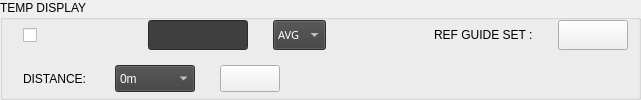
              <widget class="QGroupBox" name="groupBox_3">
               <property name="sizePolicy">
                <sizepolicy hsizetype="Preferred" vsizetype="Minimum">
                 <horstretch>0</horstretch>
                 <verstretch>0</verstretch>
                </sizepolicy>
               </property>
               <property name="minimumSize">
                <size>
                 <width>0</width>
                 <height>100</height>
                </size>
               </property>
               <property name="styleSheet">
                <string notr="true">font: 63 12pt &quot;Segoe UI Semibold&quot;;</string>
               </property>
               <property name="title">
                <string>TEMP DISPLAY</string>
               </property>
               <layout class="QVBoxLayout" name="verticalLayout_6">
                <property name="spacing">
                 <number>15</number>
                </property>
                <property name="leftMargin">
                 <number>0</number>
                </property>
                <property name="topMargin">
                 <number>0</number>
                </property>
                <property name="rightMargin">
                 <number>0</number>
                </property>
                <property name="bottomMargin">
                 <number>5</number>
                </property>
                <item>
                 <layout class="QHBoxLayout" name="horizontalLayout_21">
                  <property name="leftMargin">
                   <number>20</number>
                  </property>
                  <property name="rightMargin">
                   <number>10</number>
                  </property>
                  <item>
                   <widget class="QCheckBox" name="TARGET_OSD_CHK">
                    <property name="sizePolicy">
                     <sizepolicy hsizetype="Maximum" vsizetype="Fixed">
                      <horstretch>0</horstretch>
                      <verstretch>0</verstretch>
                     </sizepolicy>
                    </property>
                    <property name="minimumSize">
                     <size>
                      <width>110</width>
                      <height>30</height>
                     </size>
                    </property>
                    <property name="maximumSize">
                     <size>
                      <width>110</width>
                      <height>30</height>
                     </size>
                    </property>
                    <property name="autoFillBackground">
                     <bool>false</bool>
                    </property>
                    <property name="styleSheet">
                     <string notr="true">font: 63 10pt &quot;Segoe UI Semibold&quot;;

</string>
                    </property>
                    <property name="text">
                     <string/>
                    </property>
                    <property name="icon">
                     <iconset resource="QuantumRED_MAIN.qrc">
                      <normaloff>:/TEXT/resource/QuantumRED_MAIN/TARGET.png</normaloff>:/TEXT/resource/QuantumRED_MAIN/TARGET.png</iconset>
                    </property>
                    <property name="iconSize">
                     <size>
                      <width>90</width>
                      <height>21</height>
                     </size>
                    </property>
                    <property name="autoRepeat">
                     <bool>false</bool>
                    </property>
                    <property name="autoExclusive">
                     <bool>false</bool>
                    </property>
                   </widget>
                  </item>
                  <item>
                   <widget class="QLineEdit" name="TARGET_OSD_TEMP">
                    <property name="sizePolicy">
                     <sizepolicy hsizetype="Fixed" vsizetype="Fixed">
                      <horstretch>0</horstretch>
                      <verstretch>0</verstretch>
                     </sizepolicy>
                    </property>
                    <property name="minimumSize">
                     <size>
                      <width>100</width>
                      <height>30</height>
                     </size>
                    </property>
                    <property name="maximumSize">
                     <size>
                      <width>60</width>
                      <height>30</height>
                     </size>
                    </property>
                    <property name="styleSheet">
                     <string notr="true">font: 63 8pt &quot;Segoe UI Semibold&quot;;
background-color: rgb(63, 63, 63);
color: rgb(255, 255, 255);

</string>
                    </property>
                    <property name="alignment">
                     <set>Qt::AlignCenter</set>
                    </property>
                   </widget>
                  </item>
                  <item>
                   <spacer name="horizontalSpacer_14">
                    <property name="orientation">
                     <enum>Qt::Horizontal</enum>
                    </property>
                    <property name="sizeType">
                     <enum>QSizePolicy::Fixed</enum>
                    </property>
                    <property name="sizeHint" stdset="0">
                     <size>
                      <width>10</width>
                      <height>20</height>
                     </size>
                    </property>
                   </spacer>
                  </item>
                  <item>
                   <widget class="QComboBox" name="comboBox_TEMP_TYPE">
                    <property name="maximumSize">
                     <size>
                      <width>16777215</width>
                      <height>30</height>
                     </size>
                    </property>
                    <property name="font">
                     <font>
                      <family>Segoe UI Semibold</family>
                      <pointsize>8</pointsize>
                      <weight>7</weight>
                      <italic>false</italic>
                      <bold>false</bold>
                     </font>
                    </property>
                    <property name="styleSheet">
                     <string notr="true">font: 63 8pt &quot;Segoe UI Semibold&quot;;
color: rgb(255, 255, 255);
background-color: rgb(63, 63, 63);</string>
                    </property>
                    <property name="currentIndex">
                     <number>0</number>
                    </property>
                    <item>
                     <property name="text">
                      <string>AVG</string>
                     </property>
                    </item>
                    <item>
                     <property name="text">
                      <string>MAX</string>
                     </property>
                    </item>
                    <item>
                     <property name="text">
                      <string>MIN</string>
                     </property>
                    </item>
                   </widget>
                  </item>
                  <item>
                   <spacer name="horizontalSpacer_15">
                    <property name="orientation">
                     <enum>Qt::Horizontal</enum>
                    </property>
                    <property name="sizeHint" stdset="0">
                     <size>
                      <width>93</width>
                      <height>20</height>
                     </size>
                    </property>
                   </spacer>
                  </item>
                  <item>
                   <widget class="QLabel" name="label_5">
                    <property name="maximumSize">
                     <size>
                      <width>16777215</width>
                      <height>30</height>
                     </size>
                    </property>
                    <property name="styleSheet">
                     <string notr="true">font: 63 9pt &quot;Segoe UI Semibold&quot;;</string>
                    </property>
                    <property name="text">
                     <string>REF GUIDE SET :</string>
                    </property>
                   </widget>
                  </item>
                  <item>
                   <spacer name="horizontalSpacer_4">
                    <property name="orientation">
                     <enum>Qt::Horizontal</enum>
                    </property>
                    <property name="sizeType">
                     <enum>QSizePolicy::Fixed</enum>
                    </property>
                    <property name="sizeHint" stdset="0">
                     <size>
                      <width>10</width>
                      <height>20</height>
                     </size>
                    </property>
                   </spacer>
                  </item>
                  <item>
                   <widget class="QPushButton" name="PB_REF_MOVE">
                    <property name="minimumSize">
                     <size>
                      <width>70</width>
                      <height>30</height>
                     </size>
                    </property>
                    <property name="maximumSize">
                     <size>
                      <width>70</width>
                      <height>30</height>
                     </size>
                    </property>
                    <property name="styleSheet">
                     <string notr="true">QPushButton{
border-image: url(:/BTN/resource/QuantumRED_MAIN/REF_ADJ.png);
}
QPushButton:hover{
border-image: url(:/BTN/resource/QuantumRED_MAIN/REF_ADJ_HOVER.png);
}
QPushButton:pressed{
border-image: url(:/BTN/resource/QuantumRED_MAIN/REF_ADJ_PRESSED.png);
}</string>
                    </property>
                    <property name="text">
                     <string/>
                    </property>
                   </widget>
                  </item>
                 </layout>
                </item>
                <item>
                 <layout class="QHBoxLayout" name="horizontalLayout_19">
                  <property name="leftMargin">
                   <number>20</number>
                  </property>
                  <property name="topMargin">
                   <number>0</number>
                  </property>
                  <item>
                   <widget class="QLabel" name="label_19">
                    <property name="maximumSize">
                     <size>
                      <width>16777215</width>
                      <height>30</height>
                     </size>
                    </property>
                    <property name="styleSheet">
                     <string notr="true">font: 63 9pt &quot;Segoe UI Semibold&quot;;</string>
                    </property>
                    <property name="text">
                     <string>DISTANCE: </string>
                    </property>
                   </widget>
                  </item>
                  <item>
                   <spacer name="horizontalSpacer_21">
                    <property name="orientation">
                     <enum>Qt::Horizontal</enum>
                    </property>
                    <property name="sizeType">
                     <enum>QSizePolicy::Fixed</enum>
                    </property>
                    <property name="sizeHint" stdset="0">
                     <size>
                      <width>10</width>
                      <height>20</height>
                     </size>
                    </property>
                   </spacer>
                  </item>
                  <item>
                   <widget class="QComboBox" name="comboBox_DISTANCE">
                    <property name="minimumSize">
                     <size>
                      <width>80</width>
                      <height>0</height>
                     </size>
                    </property>
                    <property name="maximumSize">
                     <size>
                      <width>16777215</width>
                      <height>30</height>
                     </size>
                    </property>
                    <property name="styleSheet">
                     <string notr="true">font: 63 8pt &quot;Segoe UI Semibold&quot;;
color: rgb(255, 255, 255);
background-color: rgb(63, 63, 63);</string>
                    </property>
                    <item>
                     <property name="text">
                      <string>0m</string>
                     </property>
                    </item>
                    <item>
                     <property name="text">
                      <string>1m</string>
                     </property>
                    </item>
                    <item>
                     <property name="text">
                      <string>2m</string>
                     </property>
                    </item>
                    <item>
                     <property name="text">
                      <string>3m</string>
                     </property>
                    </item>
                    <item>
                     <property name="text">
                      <string>4m</string>
                     </property>
                    </item>
                    <item>
                     <property name="text">
                      <string>5m</string>
                     </property>
                    </item>
                   </widget>
                  </item>
                  <item>
                   <spacer name="horizontalSpacer_20">
                    <property name="orientation">
                     <enum>Qt::Horizontal</enum>
                    </property>
                    <property name="sizeType">
                     <enum>QSizePolicy::Fixed</enum>
                    </property>
                    <property name="sizeHint" stdset="0">
                     <size>
                      <width>10</width>
                      <height>20</height>
                     </size>
                    </property>
                   </spacer>
                  </item>
                  <item>
                   <widget class="QPushButton" name="PB_DISTANCE">
                    <property name="minimumSize">
                     <size>
                      <width>60</width>
                      <height>0</height>
                     </size>
                    </property>
                    <property name="maximumSize">
                     <size>
                      <width>16777215</width>
                      <height>30</height>
                     </size>
                    </property>
                    <property name="styleSheet">
                     <string notr="true">QPushButton{
	border-image: url(:/BTN/resource/QuantumRED_MAIN/SET.png);
}
QPushButton:hover{
	border-image: url(:/BTN/resource/QuantumRED_MAIN/SET_HOVER.png);
}
QPushButton:pressed{
	border-image: url(:/BTN/resource/QuantumRED_MAIN/SET_PRESSED.png);
}</string>
                    </property>
                    <property name="text">
                     <string/>
                    </property>
                   </widget>
                  </item>
                  <item>
                   <spacer name="horizontalSpacer_17">
                    <property name="orientation">
                     <enum>Qt::Horizontal</enum>
                    </property>
                    <property name="sizeHint" stdset="0">
                     <size>
                      <width>40</width>
                      <height>20</height>
                     </size>
                    </property>
                   </spacer>
                  </item>
                 </layout>
                </item>
               </layout>
              </widget>
